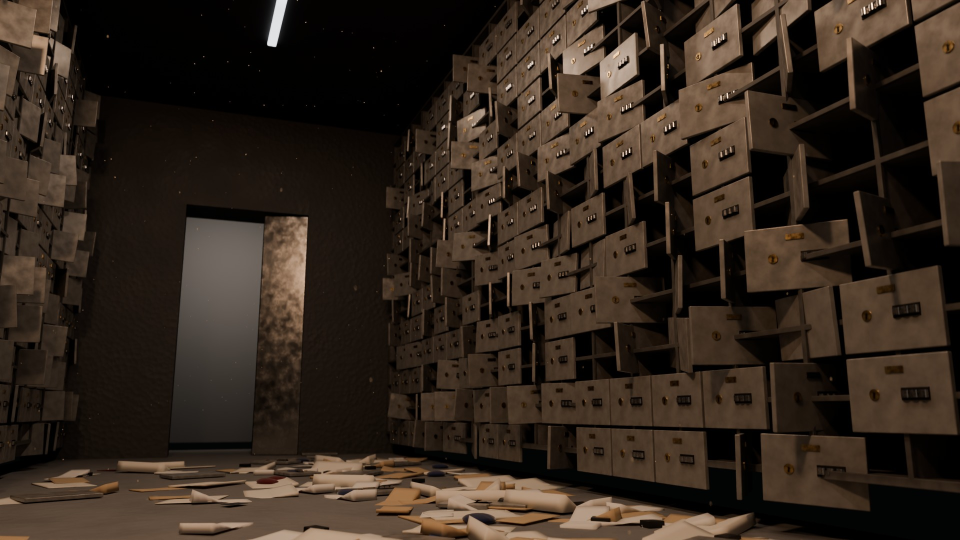
#> input picture films/false_floor/tests/SF1_vault_final_f0001.jpg, 1920 x 1080 px (shown at 1/2 size)
$ python thumbnail.py
#> lines starting #> are read from the running program, lines starting #| are printed output that depends on the picture
#!/usr/bin/env python3
"""YouTube thumbnails for False Floor: a punchier grade than the film (they're read at ~200 px wide) and 2–4 words of
heavy type. Built at 2560x1440 and downsampled once to 1280x720, kept under YouTube's 2 MB cap.

python3 tools/thumbnail.py            -> out/thumbs/T1_vault.jpg, T2_sandwich.jpg, T3_tenant.jpg + a side-by-side sheet

Brand rules kept: charcoal blacks, cream type, orange only to mark the one connection that matters (the circle / rule),
no faces or real photos, small ILLUSTRATIVE RECONSTRUCTION tag on 3D images.
"""
import os
import numpy as np
from PIL import Image, ImageDraw, ImageFilter, ImageFont

FF = os.path.dirname(os.path.dirname(os.path.abspath(__file__)))
OUT = os.path.join(FF, 'out', 'thumbs')
W, H = 2560, 1440
CHAR, CREAM, ORANGE = (17, 23, 25), (236, 232, 223), (228, 68, 46)
FONT = lambda w, s: ImageFont.truetype(os.path.join(FF, 'fonts', f'BarlowCondensed-{w}.ttf'), s)


def fit(img, cx=0.5, cy=0.5, zoom=1.0):
    """Cover-crop to 16:9 around (cx, cy) in source fractions, with extra zoom."""
#> called with cx = 0.56, cy = 0.5, zoom = 1.08
    img = img.convert('RGB')
#> img is the input picture: PIL image 1920x1080 RGB; mean R, G, B 49.8, 38.5, 29
    sw, sh = img.size
#> sw = 1920; sh = 1080
    s = max(W / sw, H / sh) * zoom
#> s = 1.44
    img = img.resize((round(sw * s), round(sh * s)), Image.LANCZOS)
#> img: PIL image 2765x1555 RGB
    x = min(max(0, round(cx * img.width - W / 2)), img.width - W)
#> x = 205
    y = min(max(0, round(cy * img.height - H / 2)), img.height - H)
#> y = 58
    return img.crop((x, y, x + W, y + H))


def grade(img, lift=0.0, warm=0.0, sat=1.12, clarity=0.55, vig=0.42, dark_side=None):
#> called with lift = 0.18, warm = 0.05, sat = 1.12, clarity = 0.55, vig = 0.42, dark_side = 'left'
    x = np.asarray(img).astype(np.float32) / 255
    # clarity: large-radius local contrast so the subject reads at small sizes
    blur = np.asarray(img.filter(ImageFilter.GaussianBlur(40))).astype(np.float32) / 255
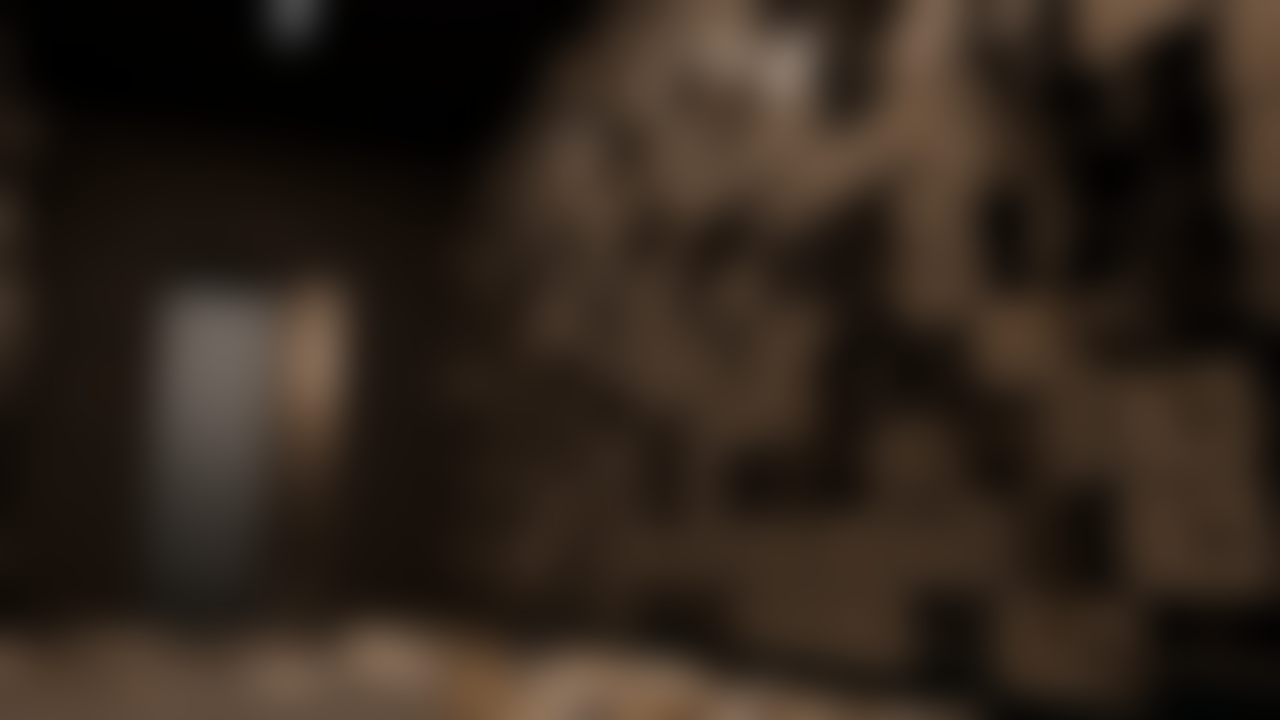
#> blur: shape (1440, 2560, 3) float32 (shown at 1/2 size); mean R, G, B 0.188, 0.145, 0.108
    x = np.clip(x + (x - blur) * clarity, 0, 1)
    x = np.clip(x + lift * (1 - x) * x * 2, 0, 1)
    x = x * x * (3 - 2 * x) * 0.6 + x * 0.4                      # S-curve
    Y = (x @ np.array([0.2126, 0.7152, 0.0722], np.float32))[..., None]
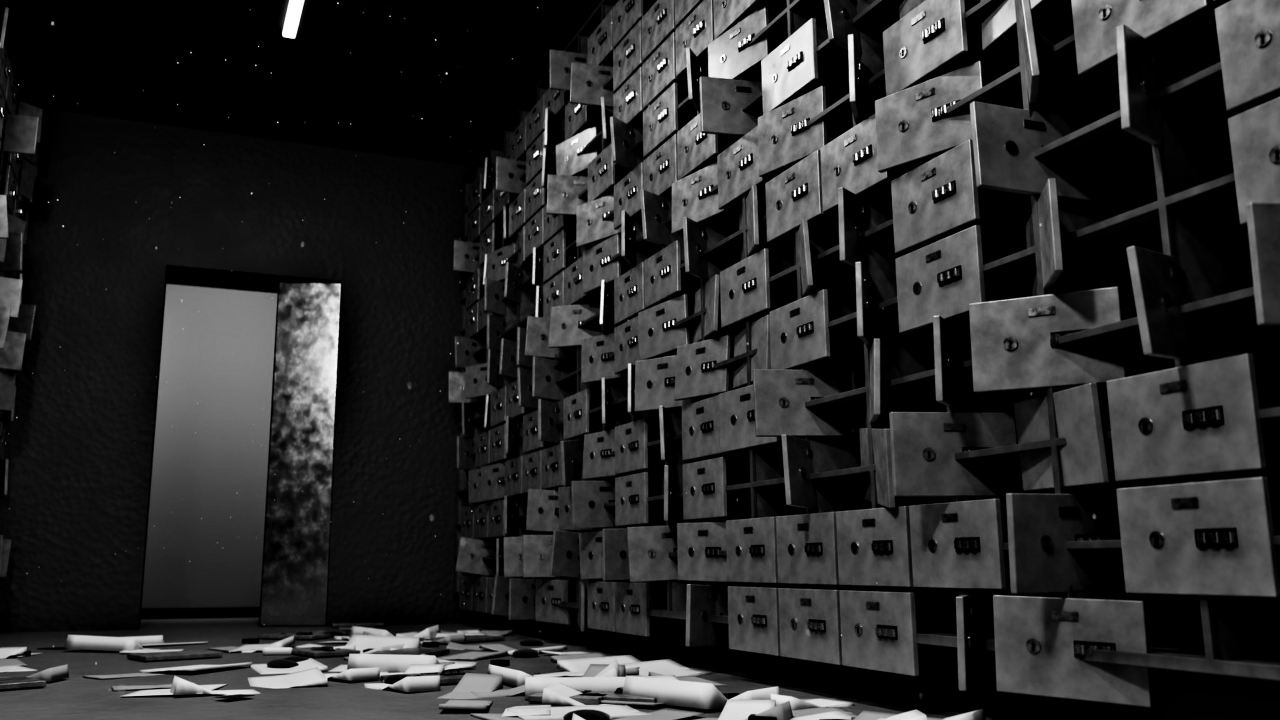
#> Y: shape (1440, 2560, 1) float32 (shown at 1/2 size); min 0, max 1, mean 0.173
    x = np.clip(Y + (x - Y) * sat, 0, 1)
    x = x * np.array([1 + warm, 1 + warm * 0.35, 1 - warm * 0.6], np.float32)
    lo, hi = np.array(CHAR, np.float32) / 255, np.array(CREAM, np.float32) / 255
    x = lo + np.clip(x, 0, 1) * (hi - lo)
    yy, xx = np.mgrid[0:H, 0:W].astype(np.float32)
    v = 1 - vig * np.clip(((xx / W - 0.5) * 2) ** 2 * 0.6 + ((yy / H - 0.5) * 2) ** 2 * 0.7 - 0.1, 0, 1)
    if dark_side:   # darken the side the type sits on (a soft gradient, not a box)
        t = xx / W if dark_side == 'left' else 1 - xx / W
        v = v * (0.42 + 0.58 * np.clip((t - 0.05) / 0.5, 0, 1) ** 0.8)
    x = lo + (x - lo) * v[..., None]
    g = np.random.default_rng(3).standard_normal((H, W, 1)).astype(np.float32)
    x = x + g * 0.012
    return Image.fromarray((np.clip(x, 0, 1) * 255 + 0.5).astype(np.uint8))


def shadowed_text(base, xy, text, font, fill=CREAM, anchor='la', shadow=26, tracking=0):
    """Type with a soft dark drop so it holds over any background."""
#> called with xy = (150, 470), text = '10 LAYERS.', fill = (236, 232, 223), anchor = 'la', shadow = 26, tracking = 0
    lay = Image.new('L', base.size, 0)
#> lay: PIL image 2560x1440 L; every value is 0
    d = ImageDraw.Draw(lay)
    _draw(d, xy, text, font, 255, anchor, tracking)
    sh = lay.filter(ImageFilter.GaussianBlur(shadow)).point(lambda p: int(p * 0.85))
    base.paste(Image.new('RGB', base.size, (8, 10, 11)), (0, 0), sh)
    col = Image.new('L', base.size, 0)
    _draw(ImageDraw.Draw(col), xy, text, font, 255, anchor, tracking)
    base.paste(Image.new('RGB', base.size, fill), (0, 0), col)
    return ImageDraw.Draw(lay).textbbox(xy, text, font=font, anchor=anchor)


def _draw(d, xy, text, font, fill, anchor, tracking):
    if not tracking:
        d.text(xy, text, font=font, fill=fill, anchor=anchor)
        return
    x, y = xy
    total = sum(font.getlength(c) for c in text) + tracking * (len(text) - 1)
    if anchor[0] == 'r':
        x -= total
    elif anchor[0] == 'm':
        x -= total / 2
    for c in text:
        d.text((x, y), c, font=font, fill=fill, anchor='l' + anchor[1])
        x += font.getlength(c) + tracking


def tags(img, recon=True):
    d = ImageDraw.Draw(img)
    f = FONT('SemiBold', 44)
    _draw(d, (W - 90, H - 80), 'FALSE FLOOR · CASE No. 02', f, (205, 200, 190), 'rs', 6)
    if recon:
        _draw(d, (90, H - 80), 'ILLUSTRATIVE RECONSTRUCTION', FONT('Medium', 34), (170, 168, 160), 'ls', 5)


def ring(img, cx, cy, r, width=22):
    """Orange marker ring (the brand's 'connection' colour), drawn at 2x for a clean edge."""
    S = 2
    m = Image.new('L', (W * S, H * S), 0)
    ImageDraw.Draw(m).ellipse([(cx - r) * S, (cy - r * 0.82) * S, (cx + r) * S, (cy + r * 0.82) * S], outline=255,
                              width=width * S)
    m = m.resize((W, H), Image.LANCZOS)
    glow = m.filter(ImageFilter.GaussianBlur(18)).point(lambda p: int(p * 0.5))
    img.paste(Image.new('RGB', (W, H), (255, 120, 80)), (0, 0), glow)
    img.paste(Image.new('RGB', (W, H), ORANGE), (0, 0), m)


def save(img, name):
    os.makedirs(OUT, exist_ok=True)
    p = os.path.join(OUT, name)
    small = img.resize((1280, 720), Image.LANCZOS).filter(ImageFilter.UnsharpMask(1.2, 60, 2))
    for q in (95, 92, 88, 84):
        small.save(p, quality=q, subsampling=0, optimize=True)
        if os.path.getsize(p) < 1_900_000:
            break
    print(p, os.path.getsize(p) // 1024, 'KB')
    return p


def t1_vault():
    src = os.path.join(FF, 'tests', 'SF1_vault_final_f0001.jpg')
    img = grade(fit(Image.open(src), cx=0.56, cy=0.5, zoom=1.08), lift=0.18, warm=0.05, dark_side='left')
    shadowed_text(img, (150, 470), '10 LAYERS.', FONT('Bold', 330))
    b = shadowed_text(img, (150, 840), '0 ALARMS.', FONT('Bold', 330))
#> call 2 of shadowed_text, with xy = (150, 840), text = '0 ALARMS.', fill = (236, 232, 223), anchor = 'la', shadow = 26, tracking = 0
#> in shadowed_text (call 2), `_draw(ImageDraw.Draw(col), xy, text, font, 255, anchor, tracking)`:
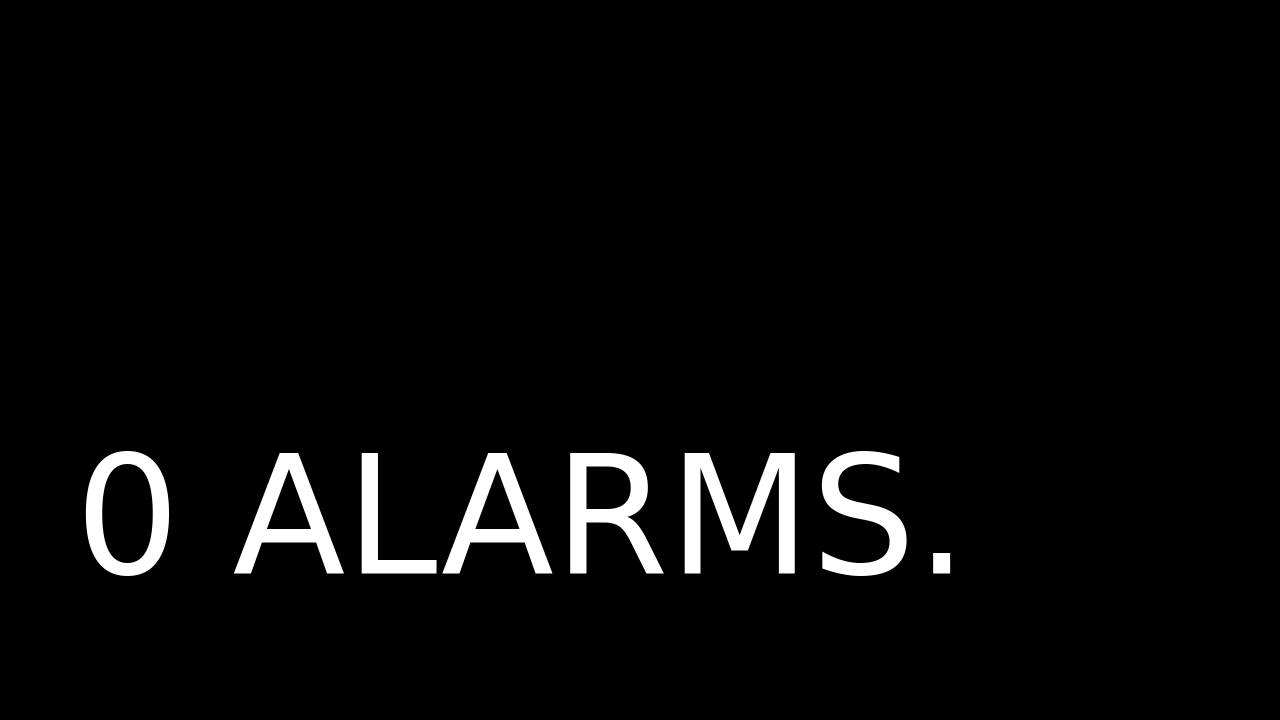
#> col: PIL image 2560x1440 L (shown at 1/2 size); min 0, max 255, mean 8.8
#> in shadowed_text (call 2), `base.paste(Image.new('RGB', base.size, fill), (0, 0), col)`:
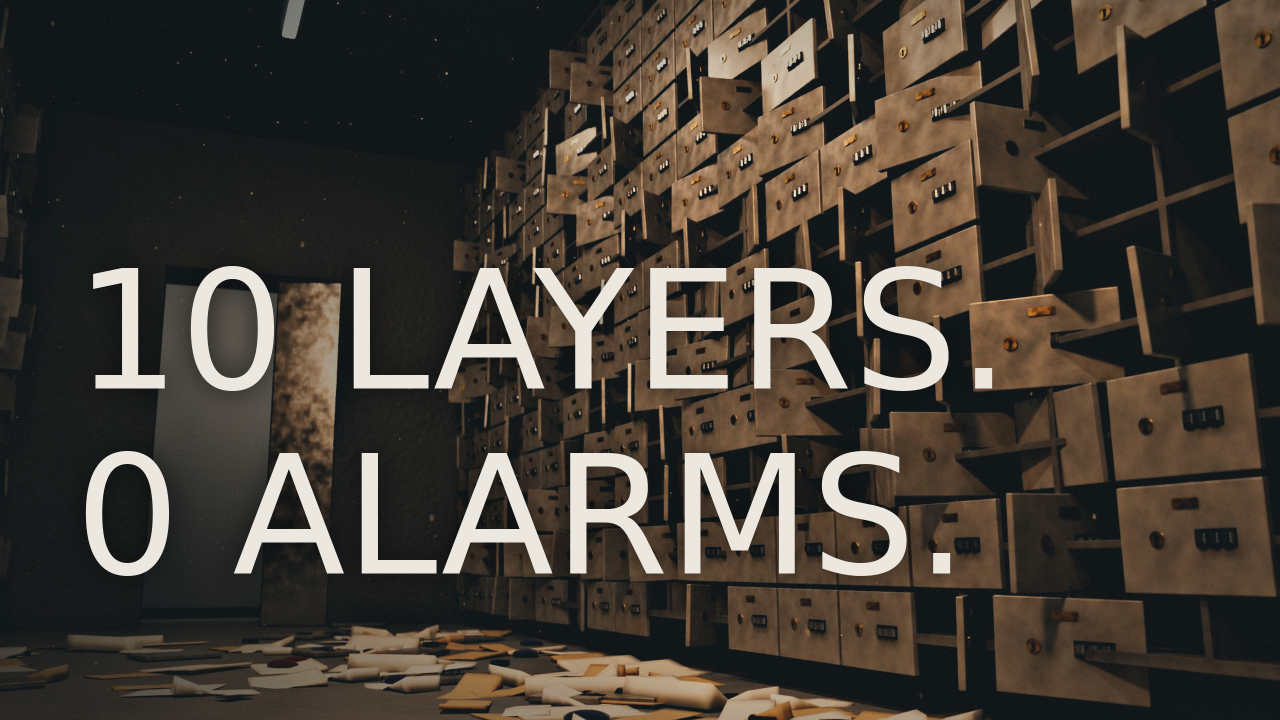
#> base: PIL image 2560x1440 RGB (shown at 1/2 size); mean R, G, B 67.1, 60.5, 52.6
#> b = (150, 902, 1936, 1152)
    ImageDraw.Draw(img).rectangle([158, b[3] + 46, 158 + 520, b[3] + 46 + 22], fill=ORANGE)
#> img: PIL image 2560x1440 RGB
    tags(img)
    return save(img, 'T1_vault.jpg')
#> in save, `small = img.resize((1280, 720), Image.LANCZOS).filter(ImageFilter.Unsh..`:
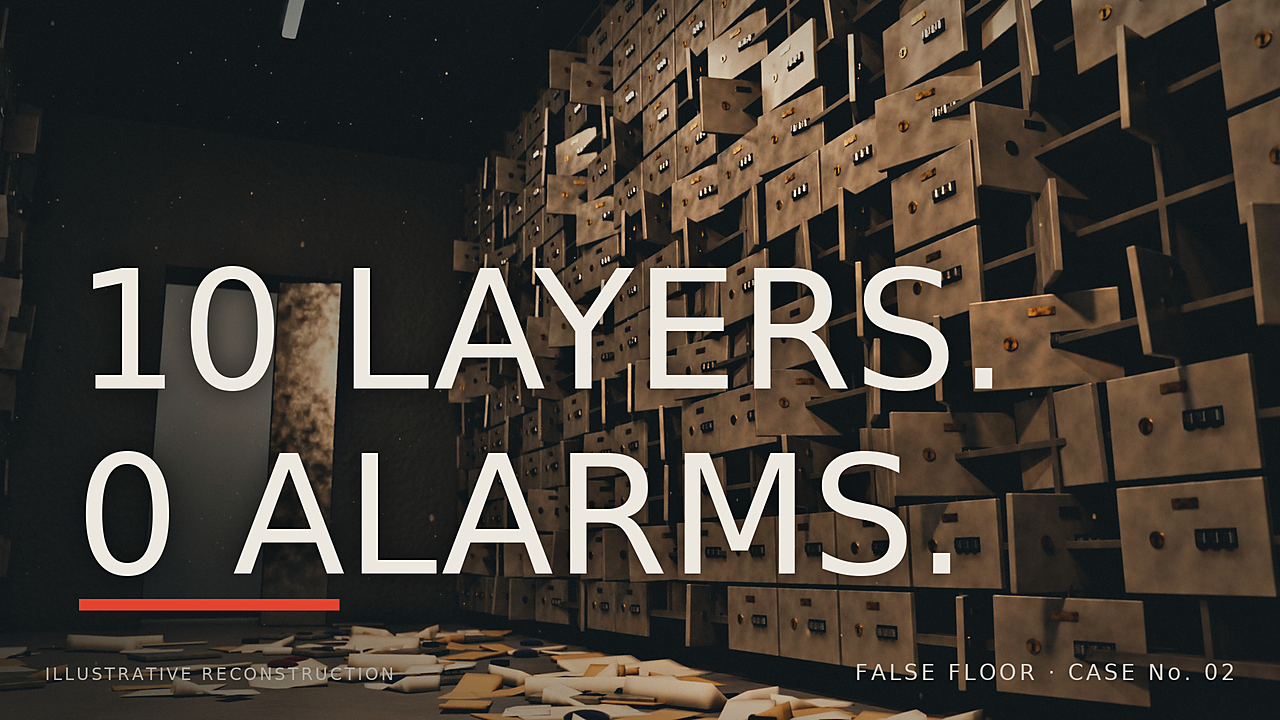
#> small: PIL image 1280x720 RGB; mean R, G, B 68, 60.9, 53
#| films/false_floor/out/thumbs/T1_vault.jpg 389 KB


def t2_sandwich():
    src = os.path.join(FF, 'out', 'clips', 'S36.png')
#> (the run stopped early here; a loop or call above may not have finished)
